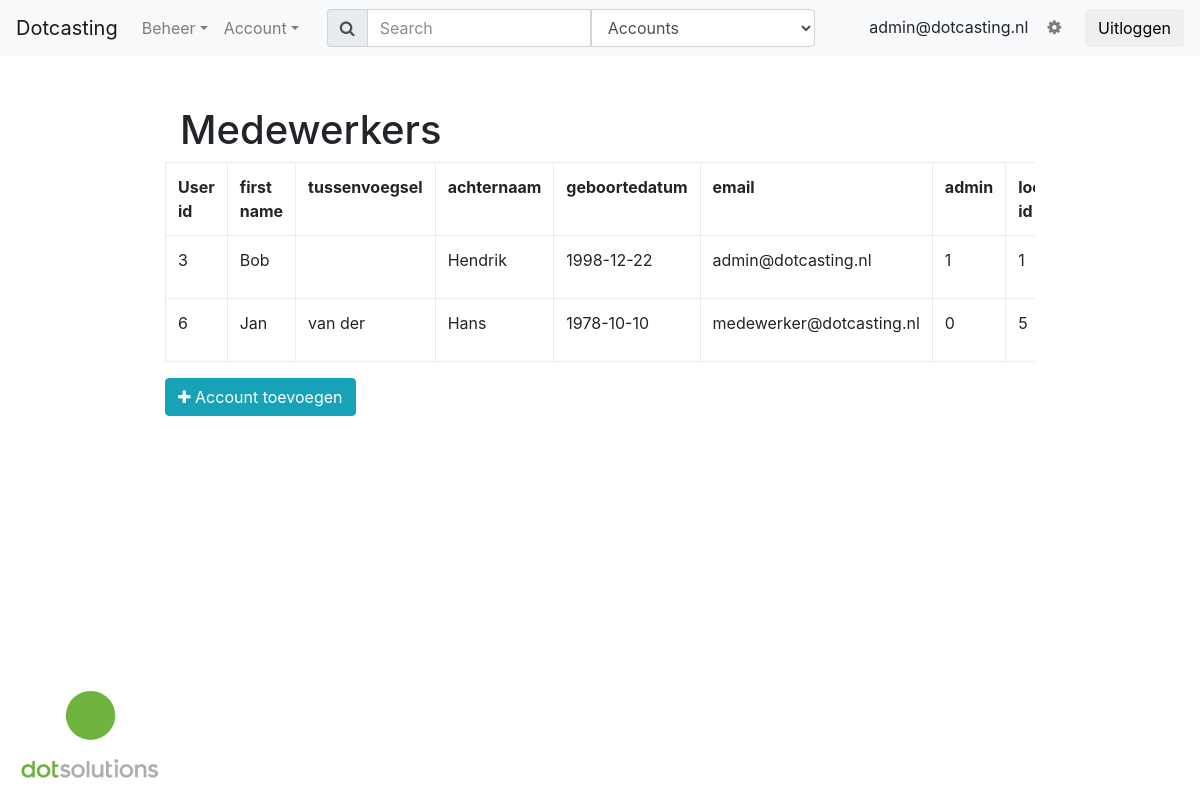
The app's page /dashboard/users/manage_accounts.php (signed in) with its own data.
### tables this page shows
CREATE TABLE IF NOT EXISTS `user` (
  `user_id` int(11) NOT NULL AUTO_INCREMENT,
  `first_name` varchar(255) NOT NULL,
  `insertion` varchar(255) DEFAULT NULL,
  `last_name` varchar(255) NOT NULL,
  `birthday` date NOT NULL,
  `email` varchar(255) NOT NULL,
  `password` varchar(255) NOT NULL,
  `admin` tinyint(1) NOT NULL DEFAULT '0',
  `location` int(11) NOT NULL,
  `file_id` int(11) DEFAULT NULL,
  PRIMARY KEY (`user_id`),
  KEY `FK_persoon_locaties` (`location`),
  KEY `FK_user_file` (`file_id`)
);

### dashboard/include/framework.php (called while the page is built, shortened)
<?php
function GetDatabaseConnection(){
	try{
		$host = "localhost";
		$username = "root";
		$password = "";
		$db = "dotcasting";
		return $conn = new PDO("mysql:dbname=$db;host=$host", $username, $password);
	}
	catch(PDOException $ex){
		die("<div class='alert alert-danger' role='alert'><strong>Error:</strong> kan geen verbinding maken</div>");
	}
}
?>

### dashboard/users/manage_accounts.php (the view, shortened to what this page needs)
<?php
include '../include/framework.php';
?>
<!DOCTYPE html>
<html>
<head>
	<?php include '../include/css.php'; ?>
	<link rel="stylesheet" type="text/css" href="../../css/style.css">
	<link rel="stylesheet" type="text/css" href="../../css/bootstrap.min.css">
</head>
<body>
<?php include '../include/navbar.php'; ?>
	<?php
		$stringBuilder = "SELECT * FROM user";
		$query = GetDatabaseConnection()->prepare($stringBuilder);
		$query->execute();
		?>
		<section id="dashboard-content" class="container-fluid">
                <h1>Medewerkers</h1>
				<div class="row">
				<div class="table-responsive">
			<table class= "table table-bordered table-hover">
	<?php
	echo "<tr><th>User id</th><th>first name</th><th>tussenvoegsel</th><th>achternaam</th><th>geboortedatum</th><th>email</th><th>admin</th><th>locatie id</th><th>Update</th><th>Delete</th></tr>";
	while($user = $query->fetch()){
		echo("<tr>");
			echo("
				<td>".$user['user_id'] ."</td>
				<td>".$user['first_name'] ."</td>
				<td>".$user['insertion'] ."</td>
				<td>".$user['last_name'] ."</td>
				<td>".$user['birthday'] ."</td>
				<td>".$user['email'] ."</td>
				<td>".$user['admin'] ."</td>
				<td>".$user['location'] ."</td>
				<td><a href='../users/update_user.php?user_id=".$user["user_id"]."' class='btn btn-info btn-md'>update</a></td>
				<td><a  class='btn btn-info btn-md' id=\"user-delete\" data-target='#delete_confirm".$user['user_id']."' data-toggle='modal'>delete</a></td>
				<div class=\"modal fade\" id=\"delete_confirm".$user['user_id']."\" tabindex=\"-1\" role=\"dialog\" aria-labelledby=\"exampleModalLabel\" aria-hidden=\"true\">
				  <div class=\"modal-dialog\" role=\"document\">
					<div class=\"modal-content\">
					  <div class=\"modal-header\">
						<h5 class=\"modal-title\" id=\"exampleModalLabel\">Modal title</h5>
						<button type=\"button\" class=\"close\" data-dismiss=\"modal\" aria-label=\"Close\">
						  <span aria-hidden=\"true\">&times;</span>
						</button>
					  </div>
					  <div class=\"modal-body\">
						weet je zeker dat je account wilt verwijderen?
					  </div>
					  <div class=\"modal-footer\">
						<button type=\"button\" class=\"btn btn-secondary\" data-dismiss=\"modal\">Close</button>
						<a href='../users/manage_accounts.php?user_id=".$user['user_id']."&method=delete' id='delete-confirm-link' class='btn btn-info btn-md' name='delete'>delete</a>
					  </div>
					</div>
				  </div>
				</div>
				");
		echo("</tr>");
	}
			echo"</table>";
	?>
	        <a href="../users/add_user.php" class="btn btn-info btn-md">
          <span class="fa fa-plus"></span> Account toevoegen
        </a>
			</div>
		</div>
	<section>
<?php include '../include/footer.php'; ?>
</body>
</html>

### dashboard/include/css.php
<link rel="stylesheet" type="text/css" href="/KBS/Project-KBS/css/style.css">
<link rel="stylesheet" type="text/css" href="/KBS/Project-KBS/css/bootstrap.min.css">
<link rel="stylesheet" href="/KBS/Project-KBS/css/font-awesome.min.css">

### dashboard/include/navbar.php (shortened to what this page needs)
<header>
	<nav class="navbar navbar-expand-lg navbar-light bg-light">
  		<a class="navbar-brand" href="/KBS/Project-KBS/dashboard/index.php">Dotcasting</a>
	  	<div class="collapse navbar-collapse" id="navbarSupportedContent">
	    	<ul class="navbar-nav mr-auto">
	      		<li class="nav-item dropdown">
			        <a class="nav-link dropdown-toggle" href="http://example.com" id="navbarDropdownMenuLink" data-toggle="dropdown" aria-haspopup="true" aria-expanded="false">Beheer</a>
				</li>
				<?php if (isset($_SESSION["admin"]) && $_SESSION["admin"] == "1") { ?>
					<li class="nav-item dropdown">
				        <a class="nav-link dropdown-toggle" href="http://example.com" id="navbarDropdownMenuLink" data-toggle="dropdown" aria-haspopup="true" aria-expanded="false">Account</a>
					</li>
				<?php } ?>
		      	<form class="form-inline" id="search-section" method="POST" action="/KBS/Project-KBS/dashboard/search.php">
				    <div class="input-group">
				    	<button class="input-group-addon" id="basic-addon1"><i class="fa fa-search" aria-hidden="true"></i></button>
				    	<input type="text" class="form-control" name="search-words" placeholder="Search" aria-label="Search" aria-describedby="basic-addon1">
				    	<select class="form-control" name="search-section">
				    		<option <?php IsSelected("manage_accounts"); ?> value="account">Accounts</option>
				    	</select>
				    	<?php
				    		function IsSelected($page){
				    			$url = $_SERVER['PHP_SELF'];
				    			if (strpos($url, $page) !== false) {
									echo "selected";
								}
				    		}
				    	?>
				    </div>
				</form>
	    	</ul>
	    	<ul class="navbar-nav">
				<li class="nav-item welcome-message"><?php echo $_SESSION["email"]; ?></li>
				<li class="nav-item">
					<button type="button" class="nav-link icon-settings btn btn-link" data-toggle="modal" data-target="#modal-user-edit"><i class="fa fa-cog" aria-hidden="true"></i></button>
			  	</li>
			  	<li class="nav-item">
		  			<button type="button" class="btn" data-toggle="modal" data-target="#modal-logout">Uitloggen</button>
			  	</li>
			</ul>
	  	</div>
	</nav>
</header>

### dashboard/include/footer.php (shortened to what this page needs)
<img src="/KBS/Project-KBS/img/dotsolutions-logo.png" alt="dotsolutions logo" class="img-fluid dotsolutions_logo">

### css/style.css (style rules this page uses)
.btn { cursor: pointer; }
.dotsolutions_logo { bottom: 0; left: 10px; }
@media screen and (min-width: 1200px) { .dotsolutions_logo { position: fixed; } }
.icon-settings { margin: -3px 15px 0px 10px; }
#search-section { margin-left: 20px; }
#dashboard-content { margin-top: 50px; }
@media screen and (min-width: 1200px) { #dashboard-content { padding-left: 15%;padding-right: 15%; } }
.welcome-message { margin-top: 6px; }

### records on screen
user: user_id "3", first_name "Bob", last_name "Hendrik", birthday "1998-12-22", email "admin@dotcasting.nl", admin "1", location "1"
user: user_id "6", first_name "Jan", insertion "van der", last_name "Hans", birthday "1978-10-10", email "medewerker@dotcasting.nl", admin "0", location "5"

### other values on screen
$_SESSION["email"] "admin@dotcasting.nl"
